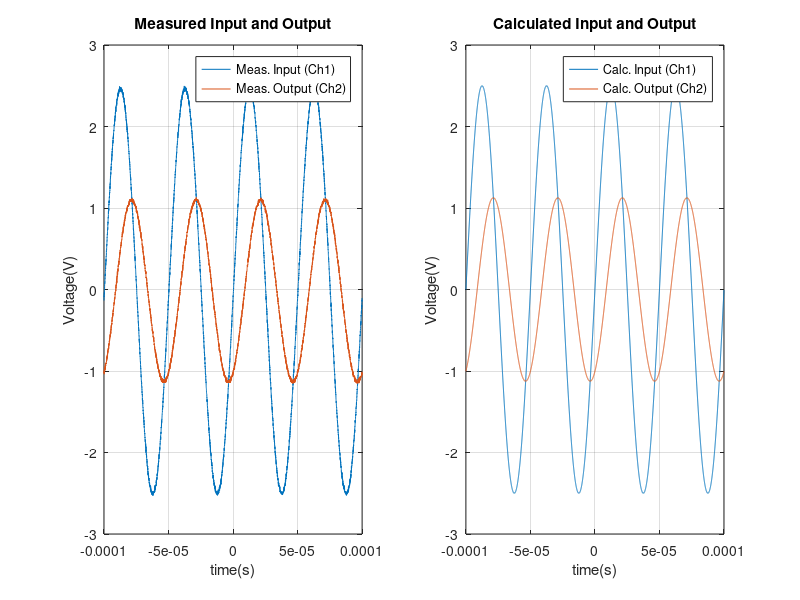

The MATLAB script that drew this image:
%Andy Werchniak, 02/02/2016, Section Tuesday 5-8

clear;

data = csvread('andycsv1.csv',2,0);

t = data(:,1);
input = data(:,2);
output = data(:,3);

A=2.5;
f=20000;
w = 2*pi*f;

B=1.125;
phi=-1.0996;

AnalyticalInput = A*sin(w*t);
AnalyticalOutput=B*sin(w*t+phi);

subplot(1,2,1);
plot(t,input);
hold on;
plot(t,output);
legend('Meas. Input (Ch1)', 'Meas. Output (Ch2)');
title('Measured Input and Output');
xlabel('time(s)');
ylabel('Voltage(V)');
grid on;
hold off;
subplot(1,2,2);
plot(t,AnalyticalInput);
hold on;
plot(t,AnalyticalOutput);
axis([-1e-4,1e-4,-3,3]);
legend('Calc. Input (Ch1)', 'Calc. Output (Ch2)');
title('Calculated Input and Output');
xlabel('time(s)');
ylabel('Voltage(V)');
grid on;
hold off;
